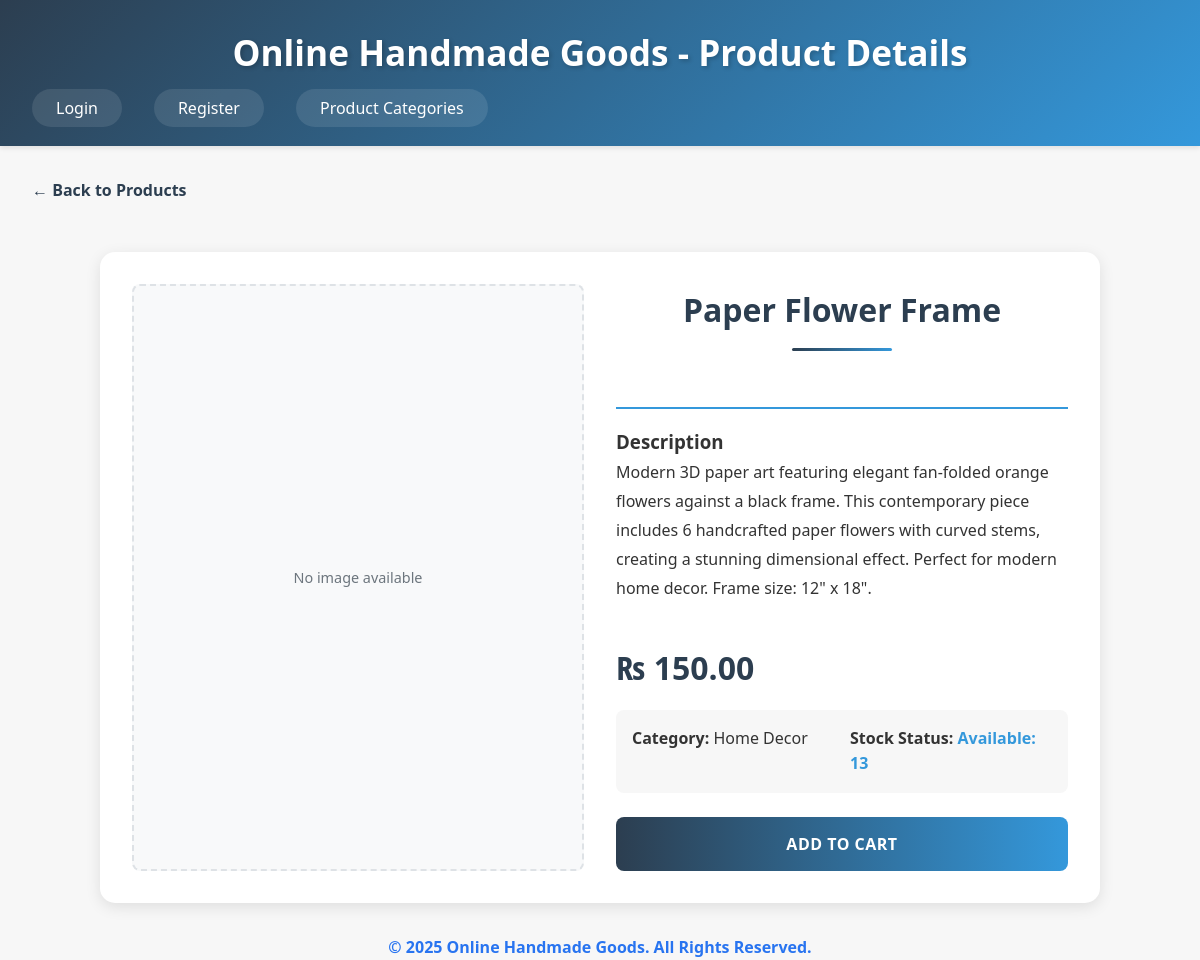
Page /productDetails.php?id=1 on the committed database.
### tables this page shows
CREATE TABLE `products` (
  `product_id` int(11) NOT NULL,
  `name` varchar(100) NOT NULL,
  `description` text DEFAULT NULL,
  `price` decimal(10,2) NOT NULL,
  `stock` int(11) NOT NULL,
  `Image` varchar(255) NOT NULL,
  `category_id` int(11) NOT NULL
);

CREATE TABLE `categories` (
  `category_id` int(11) NOT NULL,
  `name` varchar(100) NOT NULL,
  `Image` varchar(255) NOT NULL,
  `description` varchar(255) NOT NULL
);

### productDetails.php (the view, shortened to what this page needs)
<?php
include 'db.php';
$product_id = intval($_GET['id']);
$query = "SELECT p.*, c.name as category_name
          FROM products p
          LEFT JOIN categories c ON p.category_id = c.category_id
          WHERE p.product_id = ?";
$stmt = $con->prepare($query);
$stmt->bind_param("i", $product_id);
$stmt->execute();
$result = $stmt->get_result();
$product = $result->fetch_assoc();
?>
<!DOCTYPE html>
<html lang="en">
<head>
    <link rel="stylesheet" href="Styles/index.css">
</head>
<body>
    <header>
        <div class="header-content">
            <div class="header-title">
                <h1>Online Handmade Goods - Product Details</h1>
            </div>
            <div class="header-navigation">
                <nav>
                    <ul>
                        <?php if(isset($_SESSION['user_id'])): ?>
                            <li><a class="logoutbtn" href="logout.php">Logout</a></li>
                            <li>
                                <a href="Cart.php" class="cart-icon">
                                    My Cart
                                    <?php
                                    $cartCount = isset($_SESSION['cart_count']) ? $_SESSION['cart_count'] : 0;
                                    if($cartCount > 0): ?>
                                        <span class="cart-count"><?php echo $cartCount; ?></span>
                                    <?php endif; ?>
                                </a>
                            </li>
                            <li><a href="productCategory.php">Product Categories</a></li>
                        <?php else: ?>
                            <li><a href="login.php">Login</a></li>
                            <li><a href="register.php">Register</a></li>
                            <li><a href="productCategory.php">Product Categories</a></li>
                        <?php endif; ?>
                    </ul>
                </nav>
            </div>
        </div>
    </header>
    <div class="container">
        <a href="index.php" class="back-button">← Back to Products</a>
        <div class="product-details-container">
            <div class="product-details-image">
                <?php if(!empty($product['Image']) && file_exists($product['Image'])): ?>
                    <img src="<?php echo htmlspecialchars($product['Image']); ?>"
                         alt="<?php echo htmlspecialchars($product['name']); ?>">
                <?php else: ?>
                    <div class="error-image">No image available</div>
                <?php endif; ?>
            </div>
            <div class="product-details-info">
                <div class="product-details-header">
                    <h2><?php echo htmlspecialchars($product['name']); ?></h2>
                </div>
                <div class="product-details-description">
                    <h3>Description</h3>
                    <p><?php echo htmlspecialchars($product['description']); ?></p>
                </div>
                <div class="product-details-price">
                    ₨ <?php echo number_format($product['price'], 2); ?>
                </div>
                <div class="product-details-metadata">
                    <div>
                        <strong>Category:</strong>
                        <?php echo htmlspecialchars($product['category_name'] ?? 'Uncategorized'); ?>
                    </div>
                    <div>
                        <strong>Stock Status:</strong>
                        <span class="product-details-stock <?php
                            echo ($product['stock'] <= 0 ? 'out-of-stock' :
                                  ($product['stock'] <= 5 ? 'low-stock' : ''));
                        ?>">
                            <?php
                            if ($product['stock'] <= 0) {
                                echo 'Out of Stock';
                            } elseif ($product['stock'] <= 5) {
                                echo 'Low Stock: ' . $product['stock'] . ' left';
                            } else {
                                echo 'Available: ' . $product['stock'];
                            }
                            ?>
                        </span>
                    </div>
                </div>
                <form action="Cart.php" method="POST" class="cart-form" style="margin-top: 1.5rem;">
                    <button type="submit"
                            class="add-to-cart-btn"
                            <?php echo ($product['stock'] <= 0 ? 'disabled' : ''); ?>>
                        <?php echo ($product['stock'] <= 0 ? 'Out of Stock' : 'Add to Cart'); ?>
                    </button>
                </form>
            </div>
        </div>
    </div>
    <footer>
        <div class="footer-content">
            <p>&copy; <?php echo date('Y'); ?> Online Handmade Goods. All Rights Reserved.</p>
        </div>
    </footer>
</body>
</html>

### Styles/index.css (style rules this page uses)
* { margin: 0; padding: 0; box-sizing: border-box; font-family: 'Segoe UI', Tahoma, Geneva, Verdana, sans-serif; }
:root { --primary-color: #2c3e50; --secondary-color: #3498db; --accent-color: #e74c3c; --text-color: #333; --light-gray: #f7f7f7; --card-shadow: 0 2px 10px rgba(0, 0, 0, 0.1); --hover-shadow: 0 5px 15px rgba(0, 0, 0, 0.2); --transition-speed: 0.3s; }
body { background-color: var(--light-gray); line-height: 1.6; color: var(--text-color); }
header { background: linear-gradient(135deg, var(--primary-color), var(--secondary-color)); color: white; padding: 1.5rem 2rem; box-shadow: 0 2px 5px rgba(0, 0, 0, 0.1); position: sticky; top: 0; z-index: 1000; }
header h1 { font-size: 2.2rem; margin-bottom: 1rem; text-align: center; text-shadow: 2px 2px 4px rgba(0, 0, 0, 0.2); }
nav ul { list-style: none; display: flex; justify-content: flex-start; gap: 2rem; flex-wrap: wrap; }
nav a { color: white; text-decoration: none; font-weight: 500; padding: 0.5rem 1.5rem; border-radius: 25px; transition: all var(--transition-speed) ease; background-color: rgba(255, 255, 255, 0.1); }
.container { max-width: 1200px; margin: 2rem auto; padding: 0 2rem; }
.container h2 { text-align: center; color: var(--primary-color); margin-bottom: 2.5rem; font-size: 2rem; position: relative; padding-bottom: 1rem; }
.container h2::after { content: ''; position: absolute; bottom: 0; left: 50%; transform: translateX(-50%); width: 100px; height: 3px; background: linear-gradient(to right, var(--primary-color), var(--secondary-color)); border-radius: 2px; }
.add-to-cart-btn { width: 100%; padding: 1rem; background: linear-gradient(to right, var(--primary-color), var(--secondary-color)); color: white; border: none; border-radius: 8px; cursor: pointer; font-weight: 600; font-size: 1rem; transition: all var(--transition-speed) ease; text-transform: uppercase; letter-spacing: 0.5px; }
.error-image { width: 100%; height: 100%; display: flex; align-items: center; justify-content: center; background-color: #f8f9fa; color: #6c757d; font-size: 0.9em; border: 2px dashed #dee2e6; border-radius: 8px; }

### productDetails.php (style rules this page uses)
.product-details-container { max-width: 1000px; margin: 2rem auto; display: flex; gap: 2rem; background: white; padding: 2rem; border-radius: 15px; box-shadow: 0 4px 15px rgba(0, 0, 0, 0.1); }
.product-details-image { flex: 1; max-width: 50%; }
.product-details-info { flex: 1; display: flex; flex-direction: column; }
.product-details-header { border-bottom: 2px solid var(--secondary-color); padding-bottom: 1rem; margin-bottom: 1rem; }
.product-details-price { font-size: 2rem; color: var(--primary-color); font-weight: bold; margin: 1rem 0; }
.product-details-description { margin-bottom: 1.5rem; line-height: 1.8; }
.product-details-metadata { display: grid; grid-template-columns: 1fr 1fr; gap: 1rem; background-color: var(--light-gray); padding: 1rem; border-radius: 8px; }
.product-details-stock { font-weight: bold; color: var(--secondary-color); }
.back-button { display: inline-block; margin-bottom: 1rem; color: var(--primary-color); text-decoration: none; font-weight: bold; }
footer .footer-content { align-items: center; justify-content: center; display: flex; color: #2874f0; font-weight: bold; }

### rows in the picture
products: name "Paper Flower Frame", description "Modern 3D paper art featuring elegant fan-folded orange flowers against a black frame. This contemporary piece includes 6 handcrafted paper flowers with curved stems, creating a stunning dimensional effect. Perfect for modern home decor. Frame size: 12\" x 18\".", price "150.00", category.name "Home Decor", stock "13"
